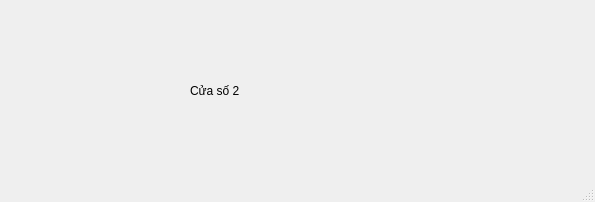
<?xml version="1.0" encoding="UTF-8"?>
<ui version="4.0">
 <class>MainWindow</class>
 <widget class="QMainWindow" name="MainWindow">
  <property name="geometry">
   <rect>
    <x>0</x>
    <y>0</y>
    <width>595</width>
    <height>202</height>
   </rect>
  </property>
  <property name="windowTitle">
   <string>MainWindow</string>
  </property>
  <property name="windowIcon">
   <iconset>
    <normaloff>image/icon.ico</normaloff>image/icon.ico</iconset>
  </property>
  <widget class="QWidget" name="centralwidget">
   <widget class="QLabel" name="label">
    <property name="geometry">
     <rect>
      <x>190</x>
      <y>40</y>
      <width>241</width>
      <height>101</height>
     </rect>
    </property>
    <property name="text">
     <string>Cửa số 2</string>
    </property>
   </widget>
  </widget>
  <widget class="QMenuBar" name="menubar">
   <property name="geometry">
    <rect>
     <x>0</x>
     <y>0</y>
     <width>595</width>
     <height>21</height>
    </rect>
   </property>
  </widget>
  <widget class="QStatusBar" name="statusbar"/>
 </widget>
 <resources/>
 <connections/>
</ui>
